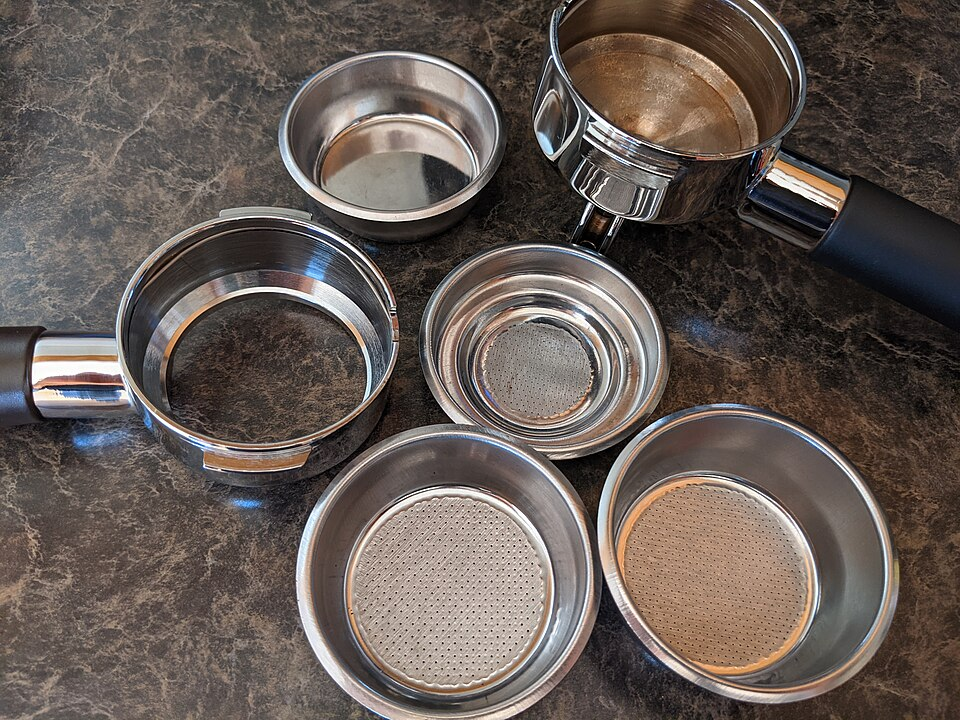
#> input picture references/object-examples/refs/portafilter.jpg, 960 x 720 px
$ python -i empty_frame_qa.py   (imports and definitions only)
#> lines starting #> are read from the running program, lines starting #| are printed output that depends on the picture
"""empty_frame_qa — does the picture sit nearly BLANK for a second or more? Read from the pixels.

    python3 scripts/empty_frame_qa.py <film.mp4 | out_dir> [--json]

WHAT IT MEASURES (4 frames a second at 320x180, above the caption band = the top 80 %): the share of the frame that
is OCCUPIED — pixels that differ from the frame's own dominant colour, or sit on an edge, with every closed outline
filled (a white card on white paper is occupied; a big black fill is occupied). A stretch of >= MIN_S seconds under
FLOOR is reported: the screen holds the ground with at most a label on it while the voice goes on.

WHY A FLOOR THIS LOW: it is for blank HOLDS, not minimalism. A hero object alone on a clean ground (a mascot, a logo
end card, one card being built) reads 5-15 % and is not reported. Calibrated 2026-11-16 on six finished films: it
reported exactly two stretches, both real — a page with only its step label for 1 s between two shots (proto_zh
30.0 s) and a near-black screen with one small label for 2 s (qr_html 114.2 s) — and nothing else. The last
END_GRACE seconds are exempt (a fade to black at the end is a close, not a hole).
Exit 0 clean, 1 when a stretch is reported, 2 on a usage error.
"""
import json
import os
import subprocess
import sys

import numpy as np
from scipy import ndimage

import _common as _c

W, H, FPS = 320, 180, 4
FLOOR = 0.03          # occupied share of the frame above the caption band
MIN_S = 1.0           # a blank shorter than this is a cut or a breath
END_GRACE = 2.0       # the closing fade
CAPTION_TOP = 0.80
_USAGE = "usage: empty_frame_qa.py <film.mp4 | out_dir> [--json]"


def occupancy(rgb):
    """Share of the frame (above the caption band) that is occupied. rgb: HxWx3 uint8/int array."""
    f = rgb[: int(rgb.shape[0] * CAPTION_TOP)].astype(np.int16)
    q = (f // 16).reshape(-1, 3)
    key = q[:, 0] * 256 + q[:, 1] * 16 + q[:, 2]
    bg = int(np.bincount(key).argmax())
    bgc = np.array([bg // 256, (bg // 16) % 16, bg % 16]) * 16 + 8
    diff = np.abs(f - bgc).max(2) > 28
    g = f.mean(2)
    edge = np.hypot(ndimage.sobel(g, 0), ndimage.sobel(g, 1)) > 40
    m = ndimage.binary_fill_holes(ndimage.binary_dilation(edge, iterations=2) | diff)
    return float(ndimage.binary_opening(m).mean())


# [59 lines left out: functions _frames, stretches, judge, main, not called in this run]


# [2 lines not run here, left out]

>>> import cv2
>>> picture = cv2.imread('../references/object-examples/refs/portafilter.jpg', cv2.IMREAD_GRAYSCALE)
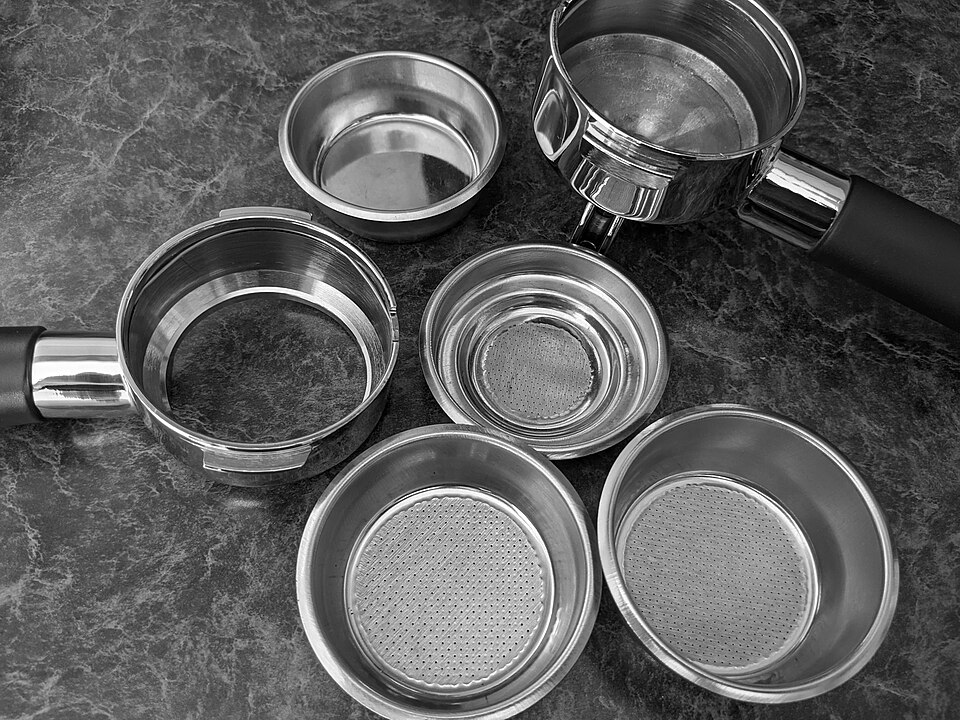
#> picture: shape (720, 960); min 0, max 255, mean 92.5
>>> result = occupancy(picture)
#> in occupancy, `f = rgb[: int(rgb.shape[0] * CAPTION_TOP)].astype(np.int16)`:
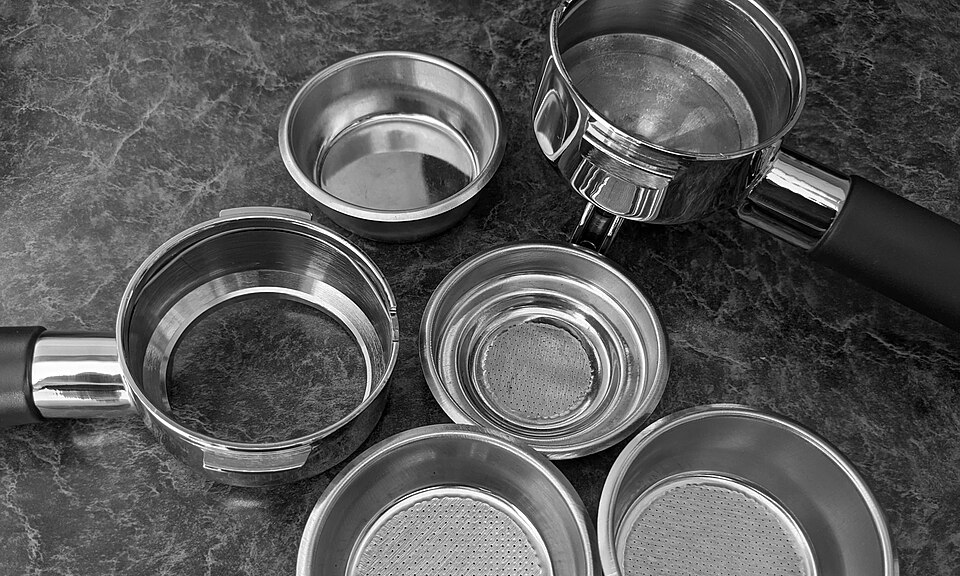
#> f: shape (576, 960) int16; min 0, max 255, mean 88.1
#> in occupancy, `bg = int(np.bincount(key).argmax())`: bg = 546
#> in occupancy, `bgc = np.array([bg // 256, (bg // 16) % 16, bg % 16]) * 16 + 8`: bgc = [40, 40, 40]
#> (the run stopped early here; a loop or call above may not have finished)
